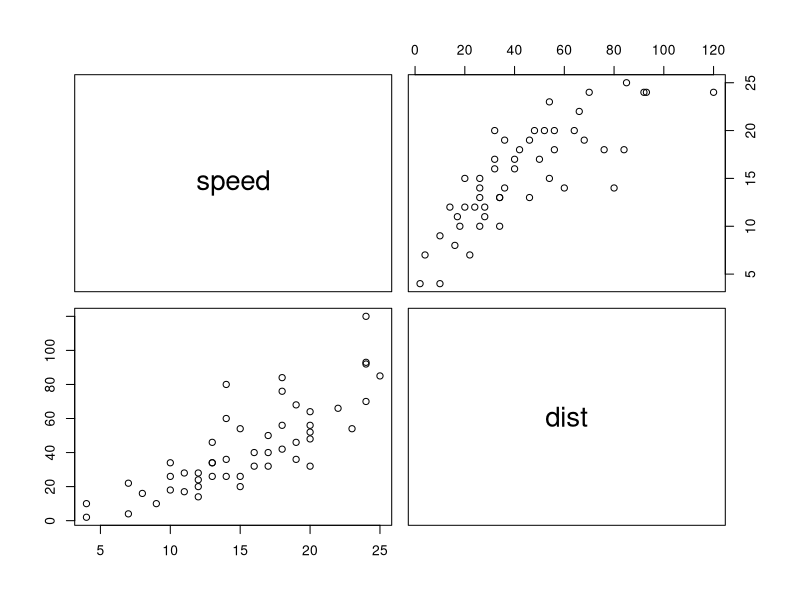

Write the R code that produced this figure.
## ---- chunk 1
knitr::opts_chunk$set(echo = TRUE)
## ---- chunk 2
pairs(cars)
